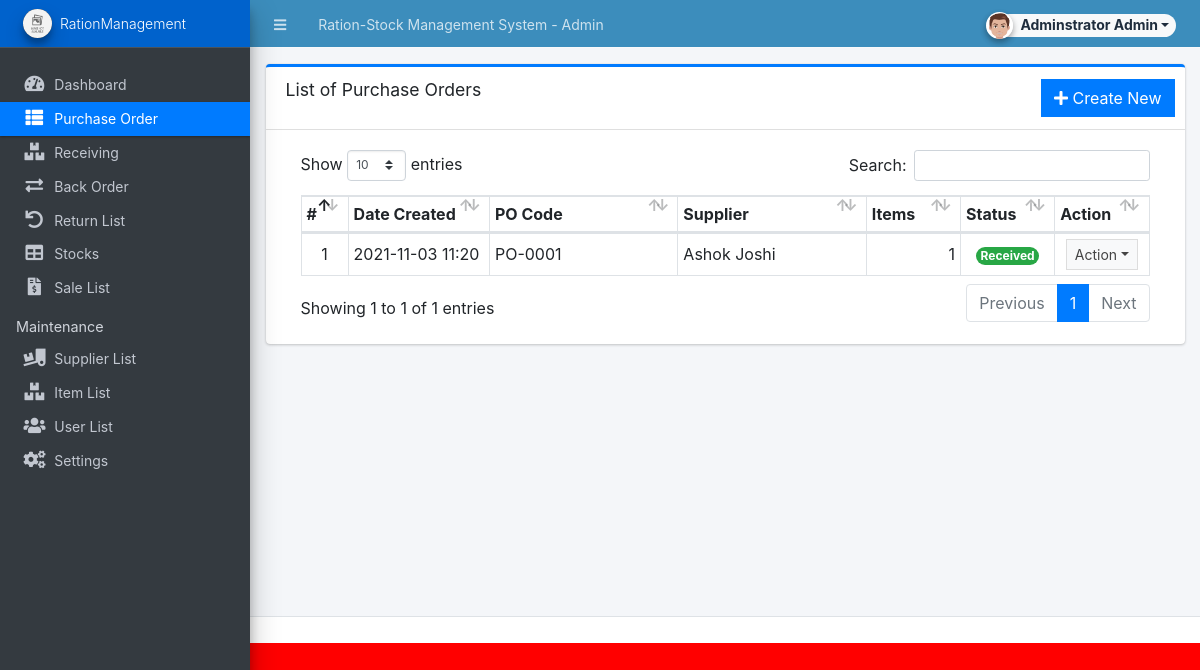
Page /admin/?page=purchase_order (signed in) on the committed database.
### tables this page shows
CREATE TABLE `purchase_order_list` (
  `id` int(30) NOT NULL,
  `po_code` varchar(50) NOT NULL,
  `supplier_id` int(30) NOT NULL,
  `amount` float NOT NULL,
  `discount_perc` float NOT NULL DEFAULT '0',
  `discount` float NOT NULL DEFAULT '0',
  `tax_perc` float NOT NULL DEFAULT '0',
  `tax` float NOT NULL DEFAULT '0',
  `remarks` text NOT NULL,
  `status` tinyint(4) NOT NULL DEFAULT '0' COMMENT '0 = pending, 1 = partially received, 2 =received',
  `date_created` datetime NOT NULL DEFAULT CURRENT_TIMESTAMP,
  `date_updated` datetime NOT NULL DEFAULT CURRENT_TIMESTAMP ON UPDATE CURRENT_TIMESTAMP
);

CREATE TABLE `supplier_list` (
  `id` int(30) NOT NULL,
  `name` text NOT NULL,
  `address` text NOT NULL,
  `cperson` text NOT NULL,
  `contact` text NOT NULL,
  `status` tinyint(1) NOT NULL DEFAULT '1',
  `date_created` datetime NOT NULL DEFAULT CURRENT_TIMESTAMP,
  `date_updated` datetime NOT NULL DEFAULT CURRENT_TIMESTAMP ON UPDATE CURRENT_TIMESTAMP
);

### admin/purchase_order/index.php (the view, shortened to what this page needs)
<div class="card card-outline card-primary">
	<div class="card-header">
		<h3 class="card-title">List of Purchase Orders</h3>
        <div class="card-tools">
			<a href="<?php echo base_url ?>admin/?page=purchase_order/manage_po" class="btn btn-flat btn-primary"><span class="fas fa-plus"></span>  Create New</a>
		</div>
	</div>
	<div class="card-body">
		<div class="container-fluid">
        <div class="container-fluid">
			<table class="table table-bordered table-stripped">
                    <colgroup>
                        <col width="5%">
                        <col width="15%">
                        <col width="20%">
                        <col width="20%">
                        <col width="10%">
                        <col width="10%">
                        <col width="10%">
                    </colgroup>
                    <thead>
                        <tr>
                            <th>#</th>
                            <th>Date Created</th>
                            <th>PO Code</th>
                            <th>Supplier</th>
                            <th>Items</th>
                            <th>Status</th>
                            <th>Action</th>
                        </tr>
                    </thead>
                    <tbody>
                        <?php
                        $i = 1;
                        $qry = $conn->query("SELECT p.*, s.name as supplier FROM `purchase_order_list` p inner join supplier_list s on p.supplier_id = s.id order by p.`date_created` desc");
                        while($row = $qry->fetch_assoc()):
                            $row['items'] = $conn->query("SELECT count(item_id) as `items` FROM `po_items` where po_id = '{$row['id']}' ")->fetch_assoc()['items'];
                        ?>
                            <tr>
                                <td class="text-center"><?php echo $i++; ?></td>
                                <td><?php echo date("Y-m-d H:i",strtotime($row['date_created'])) ?></td>
                                <td><?php echo $row['po_code'] ?></td>
                                <td><?php echo $row['supplier'] ?></td>
                                <td class="text-right"><?php echo number_format($row['items']) ?></td>
                                <td class="text-center">
                                    <?php if($row['status'] == 0): ?>
                                        <span class="badge badge-primary rounded-pill">Pending</span>
                                    <?php elseif($row['status'] == 1): ?>
                                        <span class="badge badge-warning rounded-pill">Partially received</span>
                                        <?php elseif($row['status'] == 2): ?>
                                        <span class="badge badge-success rounded-pill">Received</span>
                                    <?php else: ?>
                                        <span class="badge badge-danger rounded-pill">N/A</span>
                                    <?php endif; ?>
                                </td>
                                <td align="center">
                                    <button type="button" class="btn btn-flat btn-default btn-sm dropdown-toggle dropdown-icon" data-toggle="dropdown">
                                            Action
                                    </button>
                                </td>
                            </tr>
                        <?php endwhile; ?>
                    </tbody>
                </table>
		</div>
		</div>
	</div>
</div>

### rows in the picture
purchase_order_list: date_created "2021-11-03 11:20", po_code "PO-0001", supplier_list.name "Ashok Joshi", items "1", status "Received"

### other values in the picture
$_settings->info('name') "Ration-Stock Management System"
$_settings->userdata('firstname').' '.$_settings->userdata('lastname') "Adminstrator Admin"
$_settings->info('short_name') "RationManagement"
